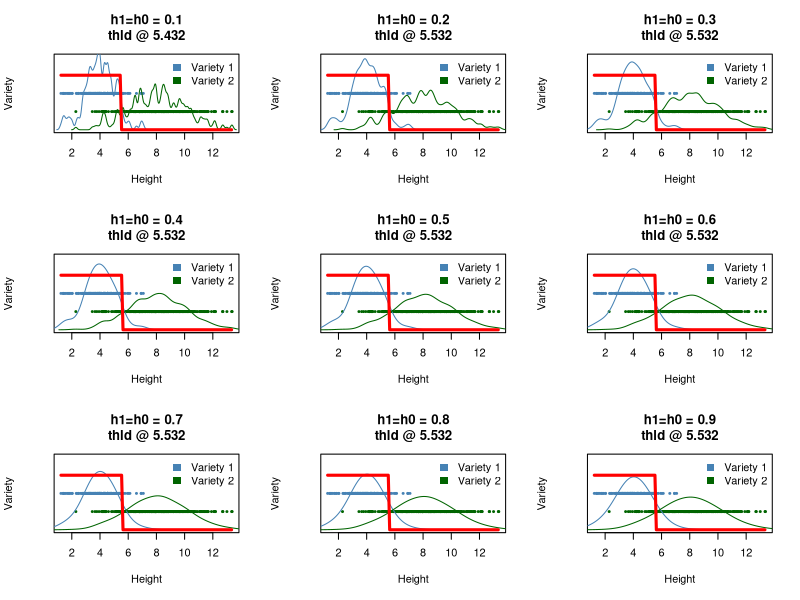
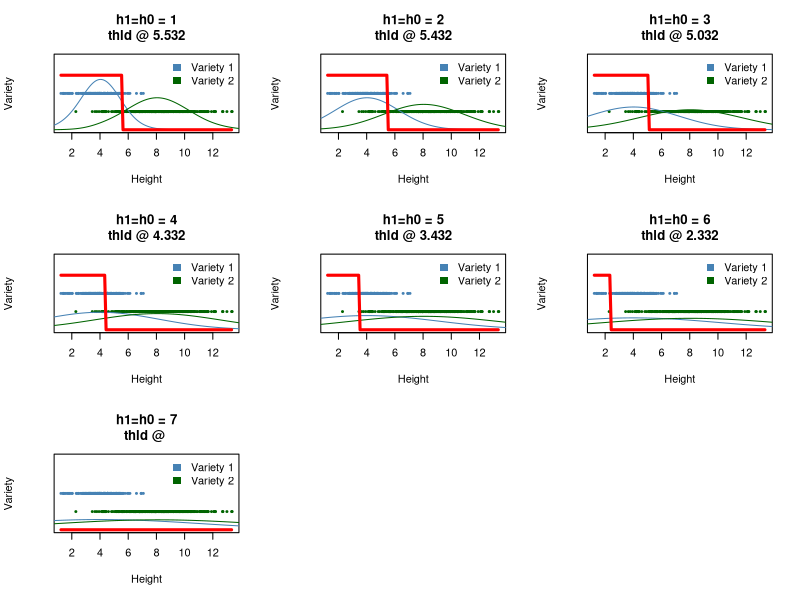

Reproduce these figures in R, in order.
## ---- chunk 1
class.nopar <- function(xnew, X, Y, h1, h0){
    # Asume clase y=1 para variedad 1,
    #       clase y=0 para variedad 2
    n <- length(Y)
    # Estimación de priors
    prior1 <- sum(Y==1) / n
    prior0 <- sum(Y==0) / n

    # Estimación de densidades
    f1.h1 <- density(X[Y==1], bw=h1, kernel='gaussian', n=1, from=xnew, to=xnew)$y
    f0.h0 <- density(X[Y==0], bw=h0, kernel='gaussian', n=1, from=xnew, to=xnew)$y
    
    g_h0.h1 <- as.numeric(f1.h1 * prior1 >= f0.h0 * prior0)
    
    return(g_h0.h1)
}
## ---- chunk 2
class.nopar.12 <- function(xnew, X, Y, h1, h0){
    # Asume clase y=1 para variedad 1,
    #       clase y=2 para variedad 2
    # Convierto 2s en 0s
    Y.10 <- Y - 2 * (Y==2)
    g_h0.h1 <- class.nopar(xnew, X, Y10, h1, h0)
    if(g_h0.h1==0){
        return (2)
    }else{
        return (1)
    }
}
## ---- chunk 3
datos <- read.table('hongos_clasificados.txt', header=T)
## ---- chunk 4
X <- datos[,1]
Y <- datos[,2]
Y.10 <- Y - 2 * (Y==2)
## ---- chunk 5
var1 <- datos[datos$Variety == 1,1]
var2 <- datos[datos$Variety == 2,1]
## ---- chunk 6
f1 <- density(var1)
f2 <- density(var2)
## ---- chunk 7
par(mfrow=c(3,3))
gridx <- seq(min(X), max(X), 0.1)
m <- length(gridx)
hs <- c(seq(0.1, 1, 0.1), seq(2,7))
for(h in hs){
    pred.class <- rep(NA, m)
    for(i in 1:m){
        xnew <- gridx[i]
        pred.class[i] <- class.nopar(xnew=xnew, X=X, Y=Y.10, h1=h, h0=h)
    }
    thld <- gridx[sum(pred.class[pred.class==1])]
    plot(datos[datos$Variety == 1,1], rep(0.2, sum(datos$Variety == 1)), col='steelblue',
     ylim=c(0,0.4), xlim=c(min(datos$Height), max(datos$Height)),
     xlab='Height', ylab='Variety', yaxt='n', main=paste0('h1=h0 = ',h,'\nthld @ ',thld), cex=0.6, pch=20)
    points(datos[datos$Variety == 2,1], rep(0.1, sum(datos$Variety == 2)), cex=0.6, pch=20,  col='darkgreen')
    lines(density(var1, bw=h), xlim=c(min(datos$Height), max(datos$Height)), col='steelblue', lwd=1)
    lines(density(var2, bw=h), col='darkgreen', lwd=1)
    
    lines(gridx, pred.class*0.3, col='red', lwd=3)
    legend('topright', c('Variety 1', 'Variety 2'), fill=c('steelblue','darkgreen','red'), bg=NA, border=NA, box.lty=0)

    
}
## ---- chunk 8
sum(Y==1)
sum(Y==2)
